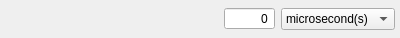
<?xml version="1.0" encoding="UTF-8"?>
<ui version="4.0">
 <class>TimeParam</class>
 <widget class="QFrame" name="TimeParam">
  <property name="geometry">
   <rect>
    <x>0</x>
    <y>0</y>
    <width>400</width>
    <height>38</height>
   </rect>
  </property>
  <property name="windowTitle">
   <string>Frame</string>
  </property>
  <property name="accessibleDescription">
   <string notr="true"/>
  </property>
  <property name="frameShape">
   <enum>QFrame::NoFrame</enum>
  </property>
  <property name="frameShadow">
   <enum>QFrame::Raised</enum>
  </property>
  <layout class="QHBoxLayout" name="horizontalLayout">
   <property name="margin">
    <number>5</number>
   </property>
   <item>
    <widget class="QLabel" name="l_info">
     <property name="sizePolicy">
      <sizepolicy hsizetype="Preferred" vsizetype="Preferred">
       <horstretch>0</horstretch>
       <verstretch>0</verstretch>
      </sizepolicy>
     </property>
     <property name="text">
      <string/>
     </property>
    </widget>
   </item>
   <item>
    <widget class="QSpinBox" name="time">
     <property name="sizePolicy">
      <sizepolicy hsizetype="Fixed" vsizetype="Fixed">
       <horstretch>0</horstretch>
       <verstretch>0</verstretch>
      </sizepolicy>
     </property>
     <property name="alignment">
      <set>Qt::AlignRight|Qt::AlignTrailing|Qt::AlignVCenter</set>
     </property>
     <property name="buttonSymbols">
      <enum>QAbstractSpinBox::NoButtons</enum>
     </property>
     <property name="maximum">
      <number>2000000000</number>
     </property>
    </widget>
   </item>
   <item>
    <widget class="QComboBox" name="cb_timeUnits">
     <property name="sizePolicy">
      <sizepolicy hsizetype="Fixed" vsizetype="Fixed">
       <horstretch>0</horstretch>
       <verstretch>0</verstretch>
      </sizepolicy>
     </property>
     <item>
      <property name="text">
       <string>microsecond(s)</string>
      </property>
     </item>
     <item>
      <property name="text">
       <string>millisecond(s)</string>
      </property>
     </item>
     <item>
      <property name="text">
       <string>second(s)</string>
      </property>
     </item>
     <item>
      <property name="text">
       <string>minute(s)</string>
      </property>
     </item>
     <item>
      <property name="text">
       <string>hour(s)</string>
      </property>
     </item>
     <item>
      <property name="text">
       <string>day(s)</string>
      </property>
     </item>
     <item>
      <property name="text">
       <string>week(s)</string>
      </property>
     </item>
     <item>
      <property name="text">
       <string>month(s)</string>
      </property>
     </item>
     <item>
      <property name="text">
       <string>year(s)</string>
      </property>
     </item>
    </widget>
   </item>
  </layout>
 </widget>
 <resources/>
 <connections/>
</ui>
